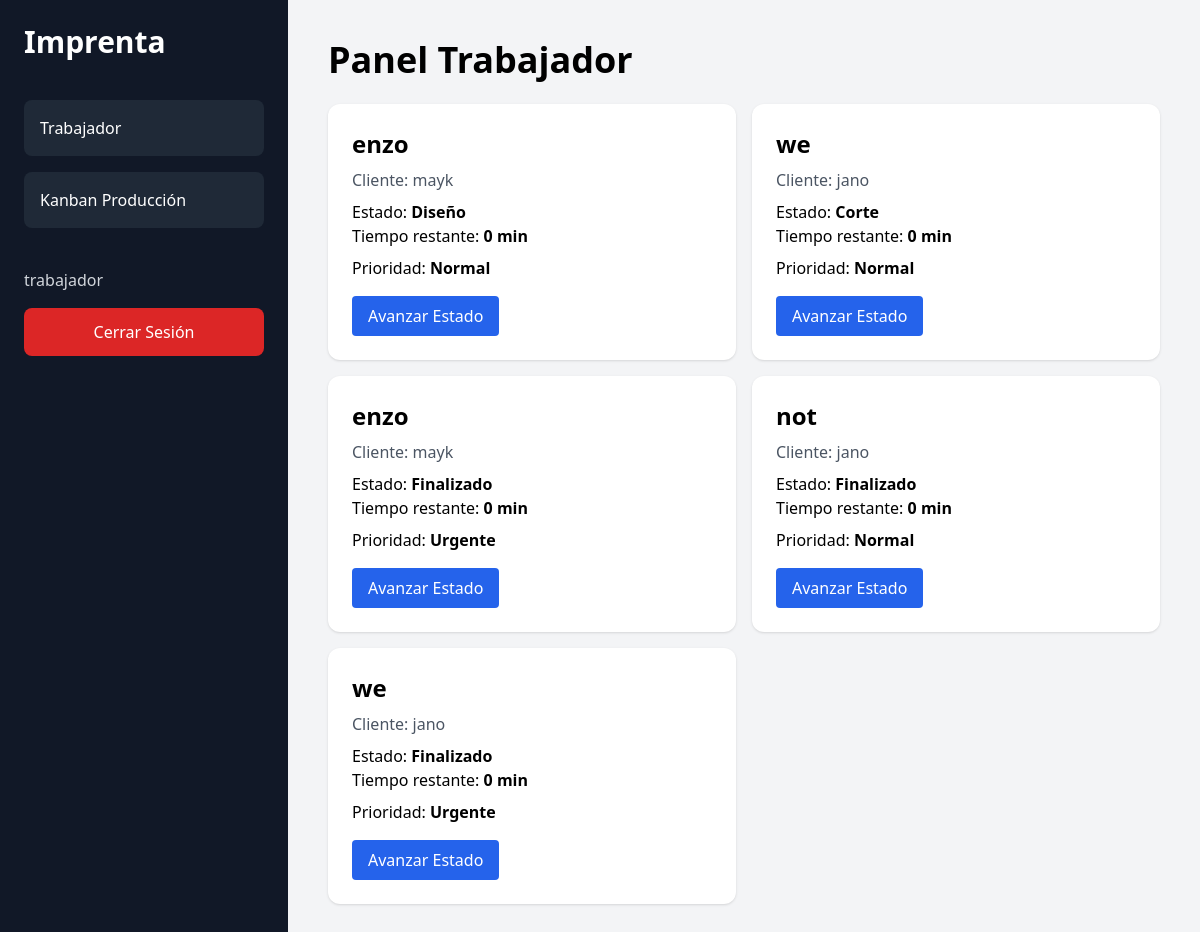
The page /trabajador/ (signed in) on the database as committed earlier.
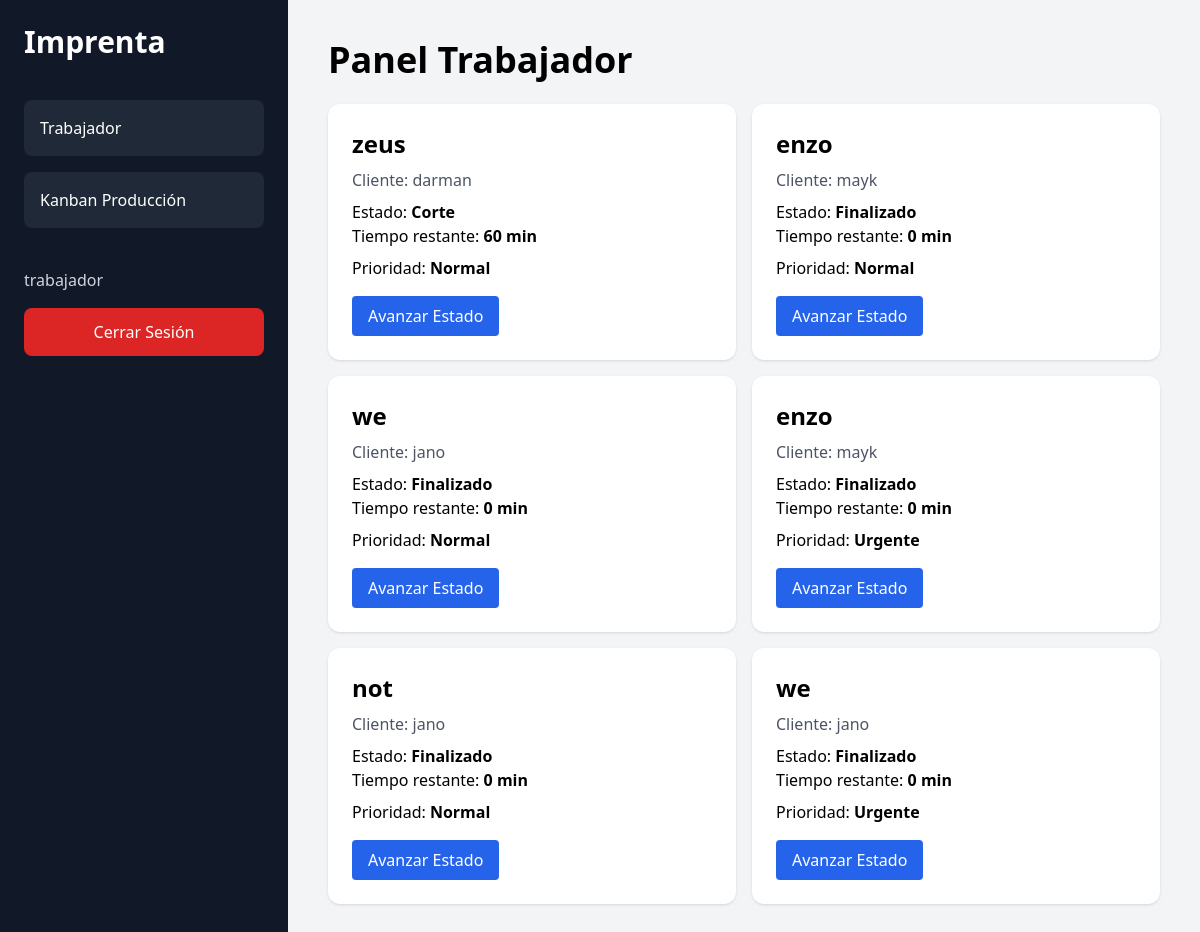
The same page on the database as committed later.
### menu/models.py (models this page shows, shortened)
class OrdenTrabajo(models.Model):
    ESTADOS = [
        ('revision', 'Revisión'),
        ('recepcion', 'Recepción'),
        ('diseno', 'Diseño'),
        ('corte', 'Corte'),
        ('finalizado', 'Finalizado'),
        ('entregado', 'Entregado'),
    ]
    PRIORIDADES = [
        ('normal', 'Normal'),
        ('urgente', 'Urgente'),
    ]
    empresa = models.CharField(max_length=200)
    cliente = models.CharField(max_length=200)
    telefono = models.CharField(max_length=20, blank=True, null=True)
    descripcion = models.TextField()
    estado = models.CharField(
        max_length=20,
        choices=ESTADOS,
        default='revision'
    )
    prioridad = models.CharField(
        max_length=20,
        choices=PRIORIDADES,
        default='normal'
    )
    precio = models.DecimalField(
        max_digits=10,
        decimal_places=2,
        default=0
    )
    adelanto = models.DecimalField(
        max_digits=10,
        decimal_places=2,
        default=0
    )
    tiempo_estimado = models.IntegerField(
        help_text="Tiempo en minutos"
    )
    fecha_creacion = models.DateTimeField(auto_now_add=True)
    fecha_inicio = models.DateTimeField(
        blank=True,
        null=True
    )
    fecha_finalizacion = models.DateTimeField(
        blank=True,
        null=True
    )
    trabajador = models.ForeignKey(
        User,
        on_delete=models.SET_NULL,
        null=True,
        blank=True
    )
    observaciones = models.TextField(
        blank=True,
        null=True
    )
    alarma_activada = models.BooleanField(default=False)
    class Meta:
        ordering = ['-fecha_creacion']
    @property
    def tiempo_restante(self):
        if self.fecha_inicio:
            tiempo_transcurrido = timezone.now() - self.fecha_inicio
            minutos_transcurridos = tiempo_transcurrido.total_seconds() / 60
            restante = self.tiempo_estimado - minutos_transcurridos
            return max(0, int(restante))
        return self.tiempo_estimado

### menu/decorators.py (the view)
    def wrapper(request, *args, **kwargs):
        if (
            request.user.groups.filter(
                name='Trabajador'
            ).exists()
            or
            request.user.groups.filter(
                name='Administrador'
            ).exists()
        ):
            return view_func(
                request,
                *args,
                **kwargs
            )
        return redirect('login')

### menu/views.py (called while the page is built)
@login_required
@solo_trabajador
def dashboard_trabajador(request):
    ordenes = OrdenTrabajo.objects.all()
    context = {
        'ordenes': ordenes
    }
    return render(
        request,
        'menu/trabajador_dashboard.html',
        context
    )

### menu/templates/menu/trabajador_dashboard.html
{% extends 'menu/base.html' %}
{% block content %}
<h1 class="text-4xl font-bold mb-6">
    Panel Trabajador
</h1>
<div class="grid grid-cols-1 md:grid-cols-2 gap-4">
    {% for orden in ordenes %}
        <div class="bg-white p-6 rounded-xl shadow">
            <h2 class="text-2xl font-bold">
                {{ orden.empresa }}
            </h2>
            <p class="mt-2 text-gray-600">
                Cliente: {{ orden.cliente }}
            </p>
            <p class="mt-2">
                Estado:
                <strong>{{ orden.get_estado_display }}</strong>
            </p>
            <p>
                Tiempo restante:
                <strong>{{ orden.tiempo_restante }} min</strong>
            </p>
            <p class="mt-2">
                Prioridad:
                <strong>{{ orden.get_prioridad_display }}</strong>
            </p>
            <a
                href="{% url 'cambiar_estado' orden.id %}"
                class="bg-blue-600 text-white px-4 py-2 rounded inline-block mt-4"
            >
                Avanzar Estado
            </a>
        </div>
    {% empty %}
        <div class="col-span-full bg-white p-6 rounded-xl shadow text-center text-gray-500">
            No existen órdenes asignadas.
        </div>
    {% endfor %}
</div>
{% endblock %}

### menu/templates/menu/base.html (shortened to what this page needs)
{% load static %}
<!DOCTYPE html>
<html lang="es">
<head>
    <script src="https://cdn.tailwindcss.com"></script>
    <link
        href="https://cdnjs.cloudflare.com/ajax/libs/flowbite/2.5.1/flowbite.min.css"
        rel="stylesheet"
    />
</head>
<body class="bg-gray-100">
    {% if request.path != '/cliente/' %}
    <div class="flex min-h-screen">
        <aside class="w-72 bg-gray-900 text-white p-6">
            <h1 class="text-3xl font-bold mb-10">
                Imprenta
            </h1>
            <nav class="space-y-4">
                {% if request.user.groups.all %}
                    {% for grupo in request.user.groups.all %}
                        {% if grupo.name == 'Trabajador' %}
                            <a href="{% url 'dashboard_trabajador' %}"
                            class="block bg-gray-800 hover:bg-gray-700 p-4 rounded-lg">
                                Trabajador
                            </a>
                            <a href="{% url 'kanban' %}"
                            class="block bg-gray-800 hover:bg-gray-700 p-4 rounded-lg">
                                Kanban Producción
                            </a>
                        {% endif %}
                    {% endfor %}
                {% endif %}
            </nav>
            <div class="mt-10">
                {% if user.is_authenticated %}
                <p class="mb-4 text-gray-300">
                    {{ user.username }}
                </p>
                <form
                    method="POST"
                    action="{% url 'logout' %}"
                >
                    <button
                        type="submit"
                        class="w-full bg-red-600 hover:bg-red-700 p-3 rounded-lg"
                    >
                        Cerrar Sesión
                    </button>
                </form>
                {% endif %}
            </div>
        </aside>
        <main class="flex-1 p-10">
            {% block content %}
            {% endblock %}
        </main>
    </div>
    {% else %}
        {% block cliente_content %}
        {% endblock %}
    {% endif %}
</body>
</html>

Rows that differ between the two databases and show on the page:
added OrdenTrabajo: empresa "zeus", cliente "darman", estado "Corte", tiempo_restante "60", prioridad "Normal"
changed OrdenTrabajo (number 2 of 6 on the later page): estado "Diseño" → "Finalizado"
changed OrdenTrabajo (number 3 of 6 on the later page): estado "Corte" → "Finalizado"
